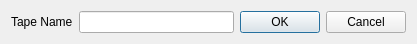
<?xml version="1.0" encoding="UTF-8"?>
<ui version="4.0">
 <class>TapeNewWindow</class>
 <widget class="QDialog" name="TapeNewWindow">
  <property name="geometry">
   <rect>
    <x>0</x>
    <y>0</y>
    <width>417</width>
    <height>36</height>
   </rect>
  </property>
  <property name="windowTitle">
   <string>Dialog</string>
  </property>
  <layout class="QHBoxLayout" name="horizontalLayout">
   <item>
    <widget class="QLabel" name="label">
     <property name="text">
      <string>Tape Name</string>
     </property>
    </widget>
   </item>
   <item>
    <widget class="QLineEdit" name="TapeName">
     <property name="sizePolicy">
      <sizepolicy hsizetype="Expanding" vsizetype="Fixed">
       <horstretch>0</horstretch>
       <verstretch>0</verstretch>
      </sizepolicy>
     </property>
    </widget>
   </item>
   <item>
    <widget class="QDialogButtonBox" name="buttonBox">
     <property name="sizePolicy">
      <sizepolicy hsizetype="Fixed" vsizetype="Fixed">
       <horstretch>0</horstretch>
       <verstretch>0</verstretch>
      </sizepolicy>
     </property>
     <property name="orientation">
      <enum>Qt::Horizontal</enum>
     </property>
     <property name="standardButtons">
      <set>QDialogButtonBox::Cancel|QDialogButtonBox::Ok</set>
     </property>
    </widget>
   </item>
  </layout>
 </widget>
 <resources/>
 <connections>
  <connection>
   <sender>buttonBox</sender>
   <signal>accepted()</signal>
   <receiver>TapeNewWindow</receiver>
   <slot>accept()</slot>
   <hints>
    <hint type="sourcelabel">
     <x>248</x>
     <y>254</y>
    </hint>
    <hint type="destinationlabel">
     <x>157</x>
     <y>274</y>
    </hint>
   </hints>
  </connection>
  <connection>
   <sender>buttonBox</sender>
   <signal>rejected()</signal>
   <receiver>TapeNewWindow</receiver>
   <slot>reject()</slot>
   <hints>
    <hint type="sourcelabel">
     <x>316</x>
     <y>260</y>
    </hint>
    <hint type="destinationlabel">
     <x>286</x>
     <y>274</y>
    </hint>
   </hints>
  </connection>
 </connections>
</ui>
